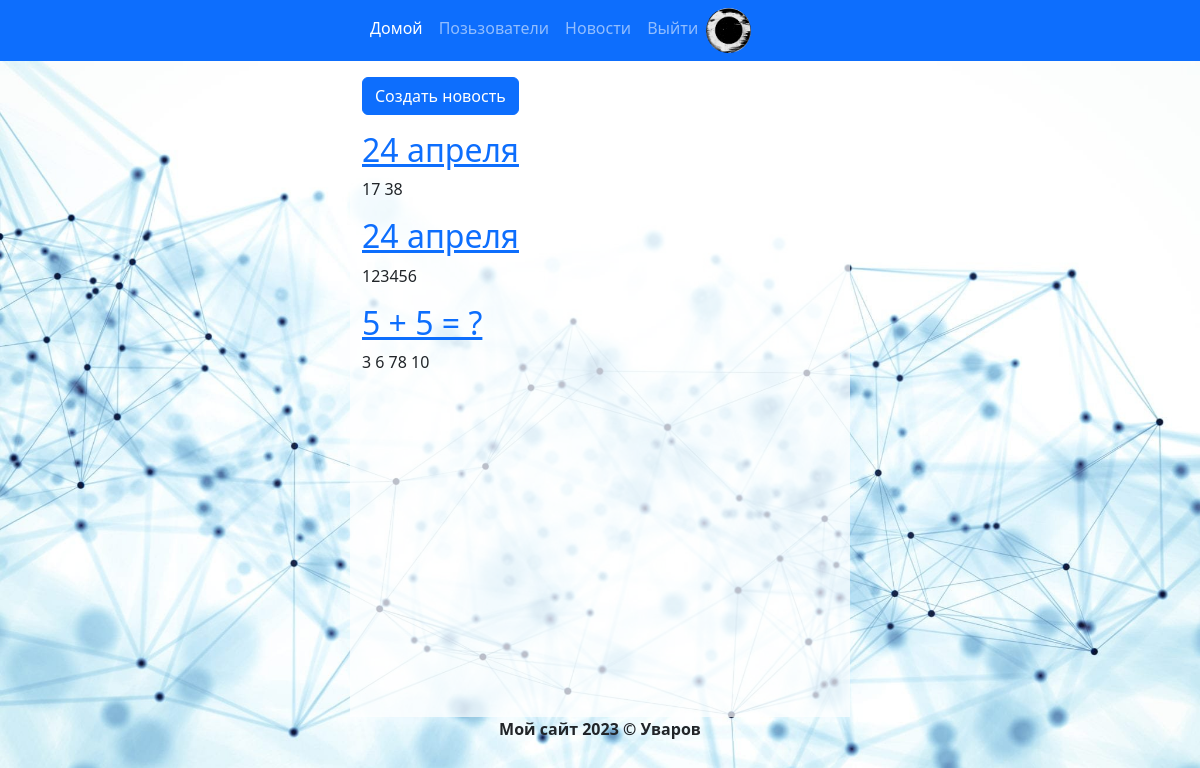
Page /index (signed in) on the committed database.
### data/users.py (models this page shows, shortened)
class User(SqlAlchemyBase, UserMixin):
    __tablename__ = 'users'
    id = sqlalchemy.Column(sqlalchemy.Integer,
                           primary_key=True, autoincrement=True)
    name = sqlalchemy.Column(sqlalchemy.String, nullable=True)
    about = sqlalchemy.Column(sqlalchemy.String, nullable=True)
    email = sqlalchemy.Column(sqlalchemy.String,
                              index=True, unique=True, nullable=True)
    hashed_password = sqlalchemy.Column(sqlalchemy.String, nullable=True)
    created_date = sqlalchemy.Column(sqlalchemy.DateTime,
                                     default=datetime.datetime.now)
    avatar = sqlalchemy.Column(sqlalchemy.String, nullable=True)

### data/news.py (models this page shows)
class News(SqlAlchemyBase):
    __tablename__ = 'news'
    id = sqlalchemy.Column(sqlalchemy.Integer,
                           primary_key=True, autoincrement=True)
    title = sqlalchemy.Column(sqlalchemy.String, nullable=True)
    content = sqlalchemy.Column(sqlalchemy.String, nullable=True)
    created_date = sqlalchemy.Column(sqlalchemy.DateTime,
                                     default=datetime.datetime.now)
    is_private = sqlalchemy.Column(sqlalchemy.Boolean, default=True)
    user_id = sqlalchemy.Column(sqlalchemy.Integer,
                                sqlalchemy.ForeignKey("users.id"))
    user = orm.relationship('User')

### main.py (the view)
@app.route('/')
@app.route('/index')
def index():
    if current_user.is_authenticated:
        print(current_user.avatar)
    return news()

### data/db_session.py (called while the page is built)
def create_session() -> Session:
    global __factory
    return __factory()

### main.py (called while the page is built)
@login_manager.user_loader
def load_user(user_id):
    db_sess = db_session.create_session()
    return db_sess.query(User).get(user_id)

@app.route('/news')
def news():
    db_sess = db_session.create_session()
    news = db_sess.query(News).all()
    return render_template('news.html', news=news)

### templates/news.html
{% extends "base.html" %}
{% block content %}
<a href="/add-news" class="btn btn-primary " role="button">Создать новость</a>
<div class="mt-3">
    {% for i in news if i.title %}
    <div>
        <a href="/news/{{i.id}}">
            <h2>{{ i.title }}</h2>
        </a>
        <p>{{ i.content }}</p>
    </div>
    {% endfor %}
</div>
{% endblock %}

### templates/base.html (shortened to what this page needs)
<html>
<head>
    <link href="https://cdn.jsdelivr.net/npm/bootstrap@5.3.0-alpha3/dist/css/bootstrap.min.css" rel="stylesheet"
>
</head>
<body>
<nav class="navbar navbar-expand-lg mb-3 bg-primary" data-bs-theme="dark">
    <div class="container" style="max-width:500px !important;">
        <div class="collapse navbar-collapse" id="navbarSupportedContent">
            <ul class="navbar-nav me-auto mb-2 mb-lg-0">
                <li class="nav-item">
                    <a class="nav-link active" aria-current="page" href="/">Домой</a>
                </li>
                <li class="nav-item">
                    <a class="nav-link" href="/users">Позьзователи</a>
                </li>
                <li class="nav-item">
                    <a class="nav-link" href="/news" role="button" aria-current="page">
                        Новости
                    </a>
                </li>
                <li class="nav-item flex">
                    {% if current_user.is_authenticated %}
                    <a class="nav-link" href="/out">Выйти</a>
                    <a href="/profile/{{current_user.id}}">
                        <img src="/static/{{current_user.avatar}}" width="45" height="45" alt="" class="icon_user"/>
                    </a>
                    {% else %}
                    <a class="nav-link" href="/login">Войти</a>
                    {% endif %}
                </li>
            </ul>
        </div>
    </div>
</nav>
<div class="container bg" style="max-width:500px !important;">
    {% block content %}{% endblock %}
</div>
<div class="container text-center fs-6" style="max-width:500px !important;">
    <b>Мой сайт 2023 © Уваров</b>
</div>
</body>
</html>

### templates/base.html (style rules this page uses)
.icon_user { display: inline-block; border-radius:50%; overflow:hidden; }
.flex { display:flex; }
body { background-image: url(/static/bg.jpg); background-size: cover; }
.navbar { opacity:0.5; transition:300ms; }
.bg { background: rgba(255, 255, 255, 0.7); min-height: 80vh; }

### rows in the picture
User: avatar (picture)
News: title "24 апреля", content "17 38"
News: title "24 апреля", content "123456"
News: title "5 + 5 = ?", content "3 6 78 10"
